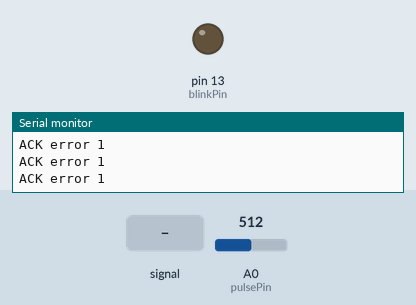
Simulated run of this sketch. Board: Arduino Uno, built with avr-gcc and run on an emulated ATmega328P. Shown: output pins drawn as LEDs (lit = HIGH), the last lines printed to the serial monitor. The test bench sets the inputs (shaded band); at power-on: A0 (pulsePin) = 512. Pins used as bus, display or sensor lines are not drawn.

Above: at 1.2 s.
1.3 s: A0 (pulsePin) fed a 2 Hz sine of ±306 counts around its level
At 1.63 s:
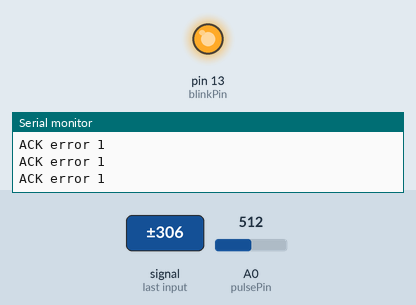
4.3 s: A0 (pulsePin) set to 526
7.3 s: A0 (pulsePin) set to 511
At 8.0 s:
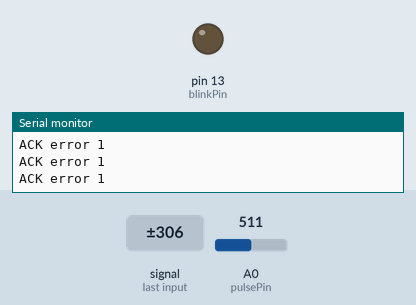
10.3 s: A0 (pulsePin) set to 716
At 11.6 s:
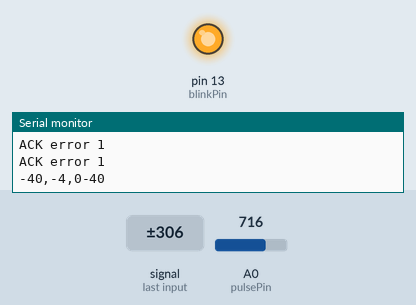
13.3 s: A0 (pulsePin) fed a 200 Hz sine of ±255 counts around its level
At 15.0 s:
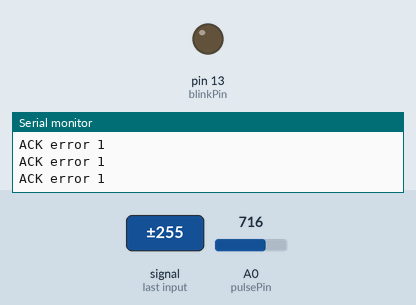
Timing chart, 0 to 16.5 s (numbered marks = the images above; inputs shaded):
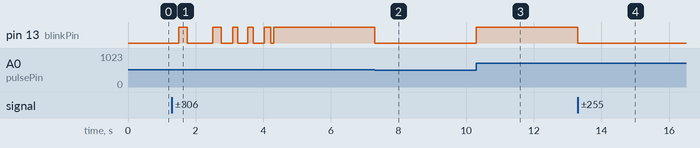

The sketch:

Hack_T_mini1.ino
```cpp
# define ss 10
int SHT_clockPin = 5;  // pin used for clock
int SHT_dataPin  = 6;  // pin used for data

int pulsePin = 0;                 // Pulse Sensor purple wire connected to analog pin 0
int blinkPin = 13;                // pin to blink led at each beat
int fadePin = 6;                  // pin to do fancy classy fading blink at each beat
int fadeRate = 0;                 // used to fade LED on with PWM on fadePin
int bpm[ss-1];
int bpmIdx = 0;
int avgBPM = 0;


int temperature[ss-1];
int humidity[ss-1];
int avgTemp = 0;
int avgHum = 0;
int idx = 0;

// these variables are volatile because they are used during the interrupt service routine!
volatile int BPM;                   // used to hold the pulse rate
//int bpm = 0;
volatile int Signal;                // holds the incoming raw data
volatile int IBI = 600;             // holds the time between beats, the Inter-Beat Interval
volatile boolean Pulse = false;     // true when pulse wave is high, false when it's low
volatile boolean QS = false;        // becomes true when Arduoino finds a beat.


void setup(){
  Serial.begin(9600);
   pinMode(blinkPin,OUTPUT);         // pin that will blink to your heartbeat!
  pinMode(fadePin,OUTPUT);          // pin that will fade to your heartbeat!
   interruptSetup();
}


float getTemperature(){
  //Return Temperature in Celsius
  SHT_sendCommand(B00000011, SHT_dataPin, SHT_clockPin);
  SHT_waitForResult(SHT_dataPin);

  int val = SHT_getData(SHT_dataPin, SHT_clockPin);
  SHT_skipCrc(SHT_dataPin, SHT_clockPin);
  return (float)val * 0.01 - 40; //convert to celsius
}

float getHumidity(){
  //Return  Relative Humidity
  SHT_sendCommand(B00000101, SHT_dataPin, SHT_clockPin);
  SHT_waitForResult(SHT_dataPin);
  int val = SHT_getData(SHT_dataPin, SHT_clockPin);
  SHT_skipCrc(SHT_dataPin, SHT_clockPin);
  return -4.0 + 0.0405 * val + -0.0000028 * val * val;
}


void SHT_sendCommand(int command, int dataPin, int clockPin){
  // send a command to the SHTx sensor
  // transmission start
  pinMode(dataPin, OUTPUT);
  pinMode(clockPin, OUTPUT);
  digitalWrite(dataPin, HIGH);
  digitalWrite(clockPin, HIGH);
  digitalWrite(dataPin, LOW);
  digitalWrite(clockPin, LOW);
  digitalWrite(clockPin, HIGH);
  digitalWrite(dataPin, HIGH);
  digitalWrite(clockPin, LOW);

  // shift out the command (the 3 MSB are address and must be 000, the last 5 bits are the command)
  shiftOut(dataPin, clockPin, MSBFIRST, command);

  // verify we get the right ACK
  digitalWrite(clockPin, HIGH);
  pinMode(dataPin, INPUT);

  if (digitalRead(dataPin)) Serial.println("ACK error 0");
  digitalWrite(clockPin, LOW);
  if (!digitalRead(dataPin)) Serial.println("ACK error 1");
}


void SHT_waitForResult(int dataPin){
  // wait for the SHTx answer
  pinMode(dataPin, INPUT);

  int ack; //acknowledgement

  //need to wait up to 2 seconds for the value
  for (int i = 0; i < 1000; ++i){
    delay(2);
    ack = digitalRead(dataPin);
    if (ack == LOW) break;
  }

  if (ack == HIGH) Serial.println("ACK error 2");
}

int SHT_getData(int dataPin, int clockPin){
  // get data from the SHTx sensor

  // get the MSB (most significant bits)
  pinMode(dataPin, INPUT);
  pinMode(clockPin, OUTPUT);
  byte MSB = shiftIn(dataPin, clockPin, MSBFIRST);

  // send the required ACK
  pinMode(dataPin, OUTPUT);
  digitalWrite(dataPin, HIGH);
  digitalWrite(dataPin, LOW);
  digitalWrite(clockPin, HIGH);
  digitalWrite(clockPin, LOW);

  // get the LSB (less significant bits)
  pinMode(dataPin, INPUT);
  byte LSB = shiftIn(dataPin, clockPin, MSBFIRST);
  return ((MSB << 8) | LSB); //combine bits
}

void SHT_skipCrc(int dataPin, int clockPin)
{
  // skip CRC data from the SHTx sensor
  pinMode(dataPin, OUTPUT);
  pinMode(clockPin, OUTPUT);
  digitalWrite(dataPin, HIGH);
  digitalWrite(clockPin, HIGH);
  digitalWrite(clockPin, LOW);
}


void loop()
{
  if (QS == true){                       // Quantified Self flag is true when arduino finds a heartbeat
        //fadeRate = 255;                  // Set 'fadeRate' Variable to 255 to fade LED with pulse
        //sendDataToProcessing('B',BPM);   // send heart rate with a 'B' prefix
        //sendDataToProcessing('Q',IBI);   // send time between beats with a 'Q' prefix
        QS = false;                      // reset the Quantified Self flag for next time
       //if(noPulseCount < 10)
        //bpm = BPM;
        bpm[bpmIdx] = BPM;
        bpmIdx++;
     }
     if(bpmIdx == ss-1)
     {
       bpmIdx = 0;
       for(int k = 0; k<ss;k++)
       {
         avgBPM = avgBPM + bpm[k];
       }
       avgBPM = avgBPM/ss;
     }
     /*
     else
     noPulseCount++;
     if(noPulseCount > 10)
     noPulseCount = 0;
 */
 if(idx < ss)
 {
  temperature[idx] = getTemperature();
  humidity[idx] = getHumidity();
  idx++;
 }
 if(idx > ss-1)
 {
   for (int j=0;j<ss;j++)
   {
     avgTemp += temperature[j];
     avgHum += humidity[j];
   }
   avgTemp = avgTemp/ss;
   avgHum = avgHum/ss;
   idx = 0;
 }
if(idx==ss-1)
{
  Serial.print(avgTemp);
  Serial.print(",");
  Serial.print(avgHum);
  Serial.print(",");
  //Serial.print(bpm[bpmIdx]);
  //Serial.print(",");
  if(avgBPM<100)
  Serial.print("0");
  Serial.println(avgBPM);

  delay(1);
}
}
```

Interrupt.ino
```cpp
volatile int rate[10];                    // used to hold last ten IBI values
volatile unsigned long sampleCounter = 0;          // used to determine pulse timing
volatile unsigned long lastBeatTime = 0;           // used to find the inter beat interval
volatile int P =512;                      // used to find peak in pulse wave
volatile int T = 512;                     // used to find trough in pulse wave
volatile int thresh = 512;                // used to find instant moment of heart beat
volatile int amp = 100;                   // used to hold amplitude of pulse waveform
volatile boolean firstBeat = true;        // used to seed rate array so we startup with reasonable BPM
volatile boolean secondBeat = true;       // used to seed rate array so we startup with reasonable BPM


void interruptSetup(){
  // Initializes Timer2 to throw an interrupt every 2mS.
  TCCR2A = 0x02;     // DISABLE PWM ON DIGITAL PINS 3 AND 11, AND GO INTO CTC MODE
  TCCR2B = 0x06;     // DON'T FORCE COMPARE, 256 PRESCALER
  OCR2A = 0X7C;      // SET THE TOP OF THE COUNT TO 124 FOR 500Hz SAMPLE RATE
  TIMSK2 = 0x02;     // ENABLE INTERRUPT ON MATCH BETWEEN TIMER2 AND OCR2A
  sei();             // MAKE SURE GLOBAL INTERRUPTS ARE ENABLED
}


// THIS IS THE TIMER 2 INTERRUPT SERVICE ROUTINE.
// Timer 2 makes sure that we take a reading every 2 miliseconds
ISR(TIMER2_COMPA_vect){                         // triggered when Timer2 counts to 124
    cli();                                      // disable interrupts while we do this
    Signal = analogRead(pulsePin);              // read the Pulse Sensor
    sampleCounter += 2;                         // keep track of the time in mS with this variable
    int N = sampleCounter - lastBeatTime;       // monitor the time since the last beat to avoid noise

//  find the peak and trough of the pulse wave
    if(Signal < thresh && N > (IBI/5)*3){       // avoid dichrotic noise by waiting 3/5 of last IBI
        if (Signal < T){                        // T is the trough
            T = Signal;                         // keep track of lowest point in pulse wave
         }
       }

    if(Signal > thresh && Signal > P){          // thresh condition helps avoid noise
        P = Signal;                             // P is the peak
       }                                        // keep track of highest point in pulse wave

  //  NOW IT'S TIME TO LOOK FOR THE HEART BEAT
  // signal surges up in value every time there is a pulse
if (N > 250){                                   // avoid high frequency noise
  if ( (Signal > thresh) && (Pulse == false) && (N > (IBI/5)*3) ){
    Pulse = true;                               // set the Pulse flag when we think there is a pulse
    digitalWrite(blinkPin,HIGH);                // turn on pin 13 LED
    IBI = sampleCounter - lastBeatTime;         // measure time between beats in mS
    lastBeatTime = sampleCounter;               // keep track of time for next pulse

         if(firstBeat){                         // if it's the first time we found a beat, if firstBeat == TRUE
             firstBeat = false;                 // clear firstBeat flag
             return;                            // IBI value is unreliable so discard it
            }
         if(secondBeat){                        // if this is the second beat, if secondBeat == TRUE
            secondBeat = false;                 // clear secondBeat flag
               for(int i=0; i<=9; i++){         // seed the running total to get a realisitic BPM at startup
                    rate[i] = IBI;
                    }
            }

    // keep a running total of the last 10 IBI values
    word runningTotal = 0;                   // clear the runningTotal variable

    for(int i=0; i<=8; i++){                // shift data in the rate array
          rate[i] = rate[i+1];              // and drop the oldest IBI value
          runningTotal += rate[i];          // add up the 9 oldest IBI values
        }

    rate[9] = IBI;                          // add the latest IBI to the rate array
    runningTotal += rate[9];                // add the latest IBI to runningTotal
    runningTotal /= 10;                     // average the last 10 IBI values
    BPM = 60000/runningTotal;               // how many beats can fit into a minute? that's BPM!
    QS = true;                              // set Quantified Self flag
    // QS FLAG IS NOT CLEARED INSIDE THIS ISR
    }
}

  if (Signal < thresh && Pulse == true){     // when the values are going down, the beat is over
      digitalWrite(blinkPin,LOW);            // turn off pin 13 LED
      Pulse = false;                         // reset the Pulse flag so we can do it again
      amp = P - T;                           // get amplitude of the pulse wave
      thresh = amp/2 + T;                    // set thresh at 50% of the amplitude
      P = thresh;                            // reset these for next time
      T = thresh;
     }

  if (N > 2500){                             // if 2.5 seconds go by without a beat
      thresh = 512;                          // set thresh default
      P = 512;                               // set P default
      T = 512;                               // set T default
      lastBeatTime = sampleCounter;          // bring the lastBeatTime up to date
      firstBeat = true;                      // set these to avoid noise
      secondBeat = true;                     // when we get the heartbeat back
     }

  sei();                                     // enable interrupts when youre done!
}// end isr
```

Measured:
- after the input at 1.3 s, pin 13 (blinkPin): LOW → HIGH after 0.20 s, → LOW 0.25 s later, → HIGH 0.75 s later, → LOW 0.25 s later, … (10 changes in this stretch)
- after the input at 7.3 s, pin 13 (blinkPin): HIGH → LOW at once
- after the input at 10.3 s, pin 13 (blinkPin): LOW → HIGH at once
- after the input at 13.3 s, pin 13 (blinkPin): HIGH → LOW at once
